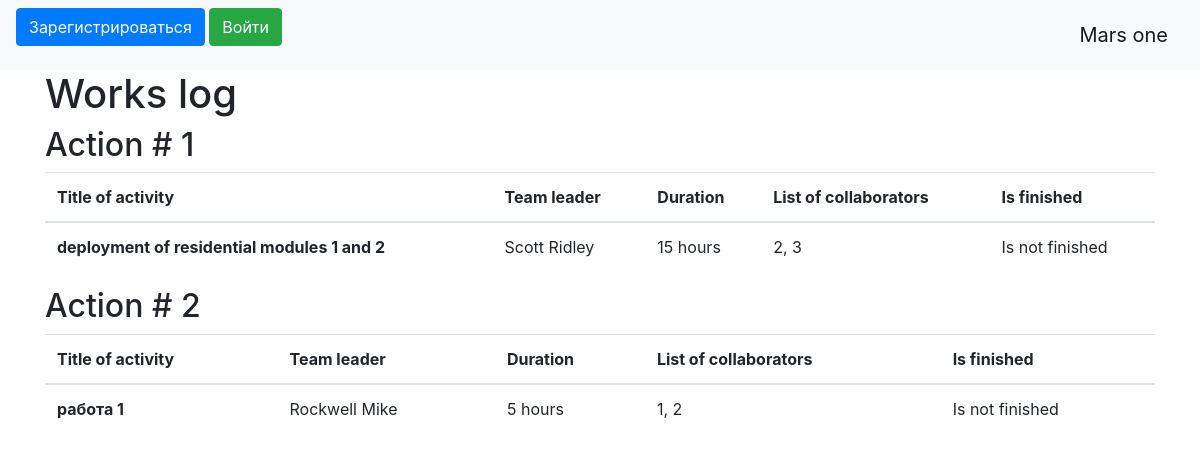
The page / on the database its author committed.
### data/jobs.py (models this page shows)
class Jobs(SqlAlchemyBase):
    __tablename__ = 'jobs'
    id = sqlalchemy.Column(sqlalchemy.Integer,
                           primary_key=True, autoincrement=True)
    team_leader = sqlalchemy.Column(sqlalchemy.Integer, sqlalchemy.ForeignKey("users.id"))
    job = sqlalchemy.Column(sqlalchemy.String, nullable=True)
    work_size = sqlalchemy.Column(sqlalchemy.Integer, nullable=True)
    collaborators = sqlalchemy.Column(sqlalchemy.String, nullable=True)
    start_date = sqlalchemy.Column(sqlalchemy.DateTime)
    end_date = sqlalchemy.Column(sqlalchemy.DateTime)
    is_finished = sqlalchemy.Column(sqlalchemy.Boolean)
    user = orm.relationship('User')

### data/users.py (models this page shows, shortened)
class User(SqlAlchemyBase, UserMixin):
    __tablename__ = 'users'
    id = sqlalchemy.Column(sqlalchemy.Integer,
                           primary_key=True, autoincrement=True)
    surname = sqlalchemy.Column(sqlalchemy.String, nullable=True)
    name = sqlalchemy.Column(sqlalchemy.String, nullable=True)
    age = sqlalchemy.Column(sqlalchemy.Integer, nullable=True)
    position = sqlalchemy.Column(sqlalchemy.String, nullable=True)
    speciality = sqlalchemy.Column(sqlalchemy.String, nullable=True)
    address = sqlalchemy.Column(sqlalchemy.String, nullable=True)
    email = sqlalchemy.Column(sqlalchemy.String, unique=True, nullable=True)
    hashed_password = sqlalchemy.Column(sqlalchemy.String, nullable=True)
    modified_date = sqlalchemy.Column(sqlalchemy.DateTime, default=datetime.datetime.now)
    jobs = orm.relationship("Jobs", back_populates='user')

### main.py (the view)
@app.route("/")
def index():
    db_sess = db_session.create_session()
    jobs = db_sess.query(Jobs).all()
    return render_template("index.html", jobs=jobs)

### data/db_session.py (called while the page is built)
def create_session() -> Session:
    global __factory
    return __factory()

### templates/index.html (shortened to what this page needs)
{% extends "base.html" %}
{% block content %}
<h1>Works log</h1>
{% for item in jobs%}
<h2>Action # {{item.id}}</h2>
<table class="table">
    <thead>
    <tr>
        <th scope="col">Title of activity</th>
        <th scope="col">Team leader</th>
        <th scope="col">Duration</th>
        <th scope="col">List of collaborators</th>
        <th scope="col">Is finished</th>
    </tr>
    </thead>
    <tbody>
    <tr>
        <th scope="row">{{item.job}}</th>
        <td>{{item.user.surname}} {{item.user.name}}</td>
        <td>{{item.work_size}} hours</td>
        <td>{{item.collaborators}}</td>
        <td>Is {% if not item.is_finished %}not {% endif %} finished</td>
    </tr>
    </tbody>
</table>
{% endfor %}
{% endblock %}

### templates/base.html (shortened to what this page needs)
<!DOCTYPE html>
<html lang="en">
<head>
    <link rel="stylesheet" href="https://stackpath.bootstrapcdn.com/bootstrap/4.4.1/css/bootstrap.min.css">
</head>
  <body>
    <header>
      <nav class="navbar navbar-light bg-light">
          {% if current_user.is_authenticated %}
          <a class="navbar-brand" href="/logout">{{ current_user.surname }} {{ current_user.name }}</a>
          {% else %}
          <p>
              <a class="btn btn-primary " href="/register">Зарегистрироваться</a>
              <a class="btn btn-success" href="/login">Войти</a>
          </p>
          {% endif %}
          <a class="navbar-brand" href="#">Mars one</a>
      </nav>
    </header>
    <main role="main" class="container">
        {% block content %}{% endblock %}
    </main>
  </body>
</html>

### rows shown on the page
Jobs: id "1", job "deployment of residential modules 1 and 2", user.surname "Scott", user.name "Ridley", work_size "15", collaborators "2, 3", is_finished "not"
Jobs: id "2", job "работа 1", user.surname "Rockwell", user.name "Mike", work_size "5", collaborators "1, 2", is_finished "not"
